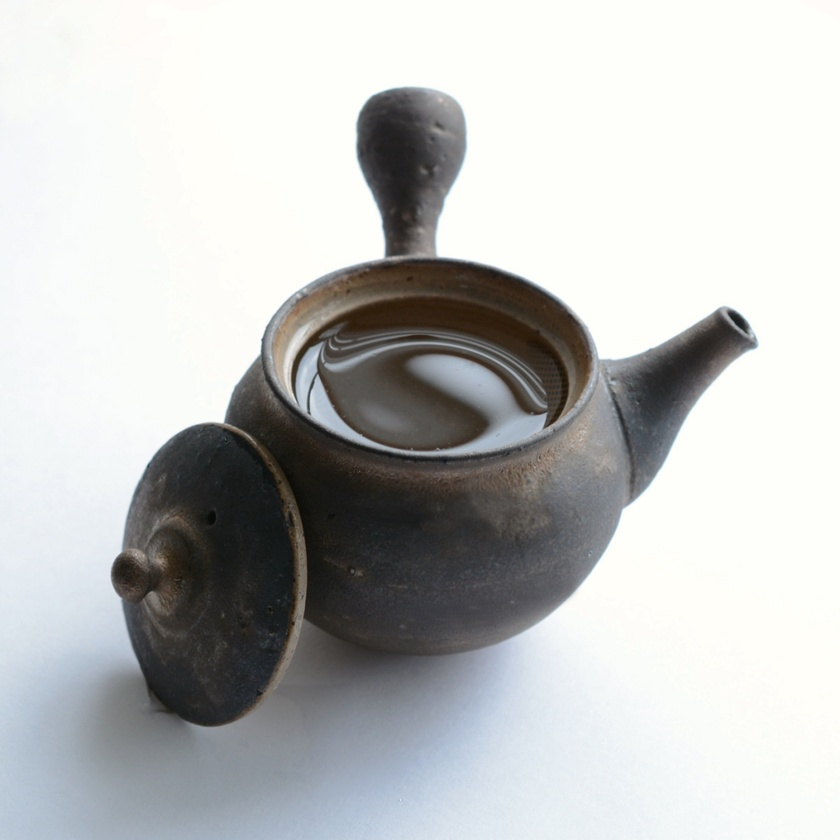
#> input picture Project4/image/teapot.jpg, 840 x 840 px, shrunk from 1024 x 1024 before the run
$ python warping.py
#> lines starting #> are read from the running program, lines starting #| are printed output that depends on the picture
from PIL import Image
import numpy as np

# Load the image
image_path = '../image/teapot.jpg'
image = Image.open(image_path)
#> image is the input picture: PIL image 840x840 RGB; mean R, G, B 190.9, 192.3, 191.3

# Function to apply a shear warp transformation
def warp_image(image, shear_factor, output_path):
#> called with shear_factor = 0.2, output_path = '../image/warped_image_shear_0.2.jpg'
    width, height = image.size
#> width = 840; height = 840
    matrix = (1, shear_factor, 0, 0, 1, 0)  # Affine transformation matrix for shear
    warped_image = image.transform((width, height), Image.AFFINE, matrix)
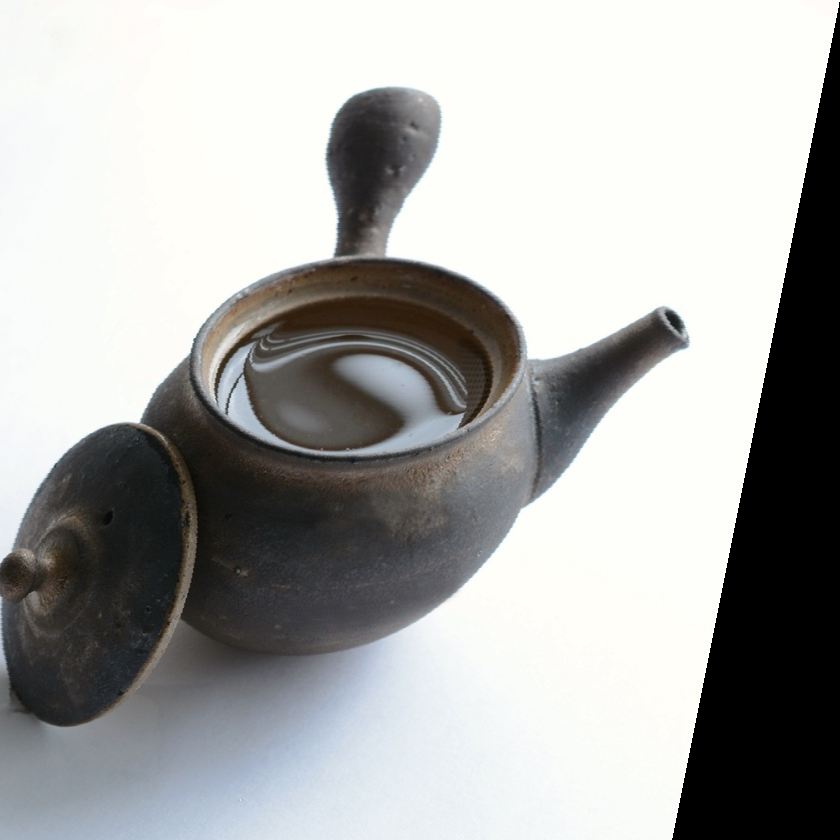
#> warped_image: PIL image 840x840 RGB; mean R, G, B 170.2, 170.9, 169.3
    warped_image.save(output_path)
    return warped_image

# Apply shear warp with different factors and save images
warp_image(image, 0.2, '../image/warped_image_shear_0.2.jpg')   # Shear factor 0.2
warp_image(image, 0.5, '../image/warped_image_shear_0.5.jpg')   # Shear factor 0.5
#> call 2 of warp_image, with shear_factor = 0.5, output_path = '../image/warped_image_shear_0.5.jpg'
#> in warp_image (call 2), `warped_image = image.transform((width, height), Image.AFFINE, matrix)`:
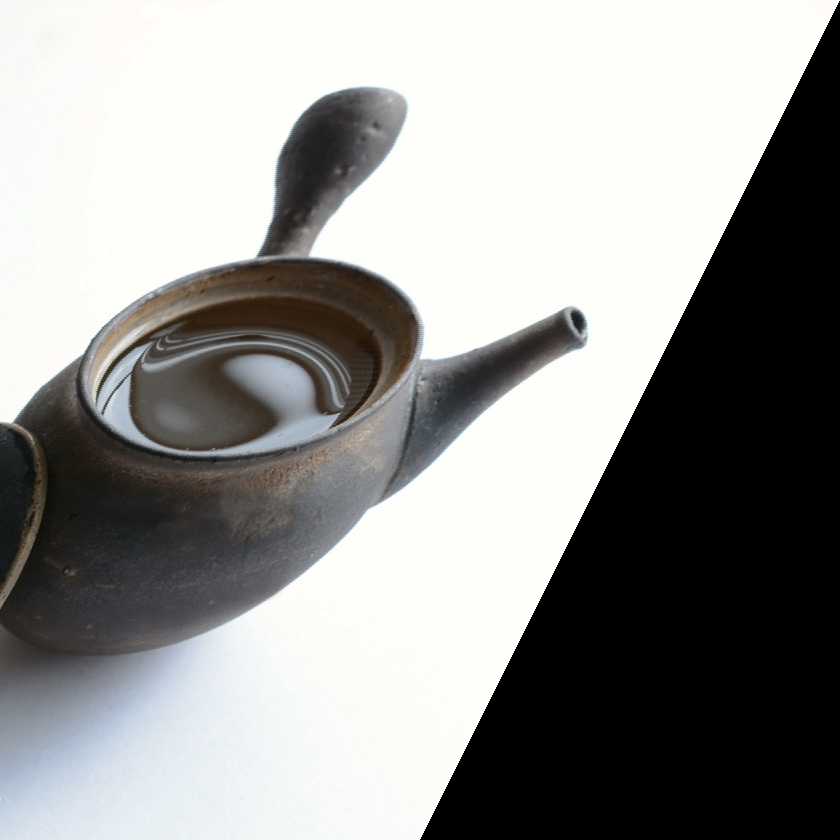
#> warped_image: PIL image 840x840 RGB; mean R, G, B 149, 149.3, 147.4

print("Warped images saved as 'warped_image_shear_0.2.jpg' and 'warped_image_shear_0.5.jpg'")

$ run again, with Project4/image/affine_transformed_image.jpg copied over Project4/image/teapot.jpg
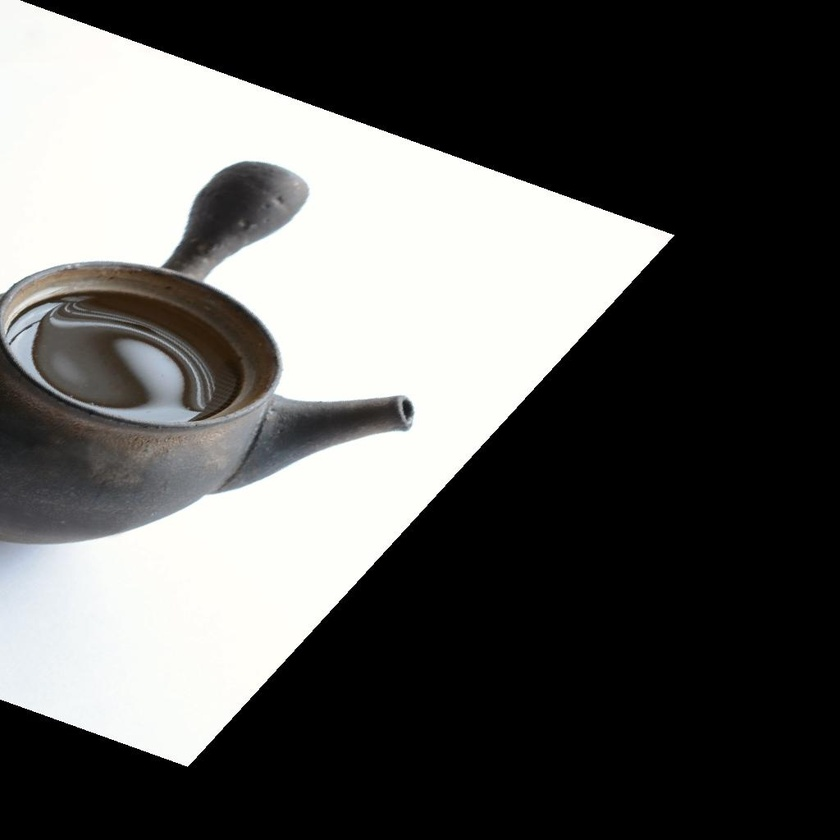
#> input picture Project4/image/affine_transformed_image.jpg, 840 x 840 px, shrunk from 1024 x 1024 before the run
#> image is the input picture: PIL image 840x840 RGB; mean R, G, B 89.9, 89.9, 88.5
#> in warp_image, `warped_image = image.transform((width, height), Image.AFFINE, matrix)`:
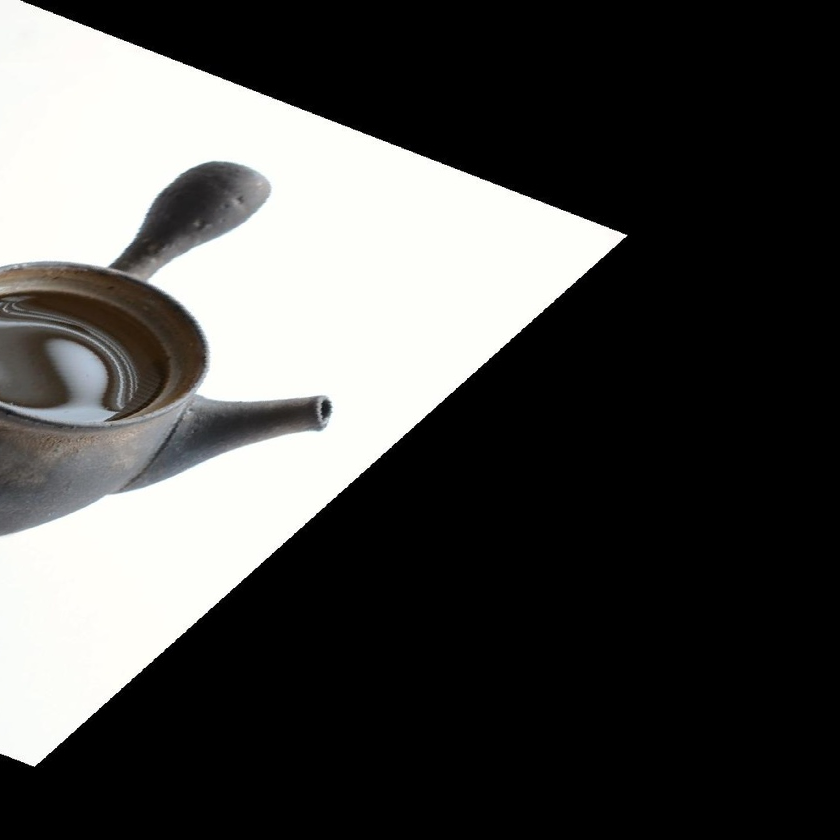
#> warped_image: PIL image 840x840 RGB; mean R, G, B 76.8, 76.7, 75.3
#> in warp_image (call 2), `warped_image = image.transform((width, height), Image.AFFINE, matrix)`:
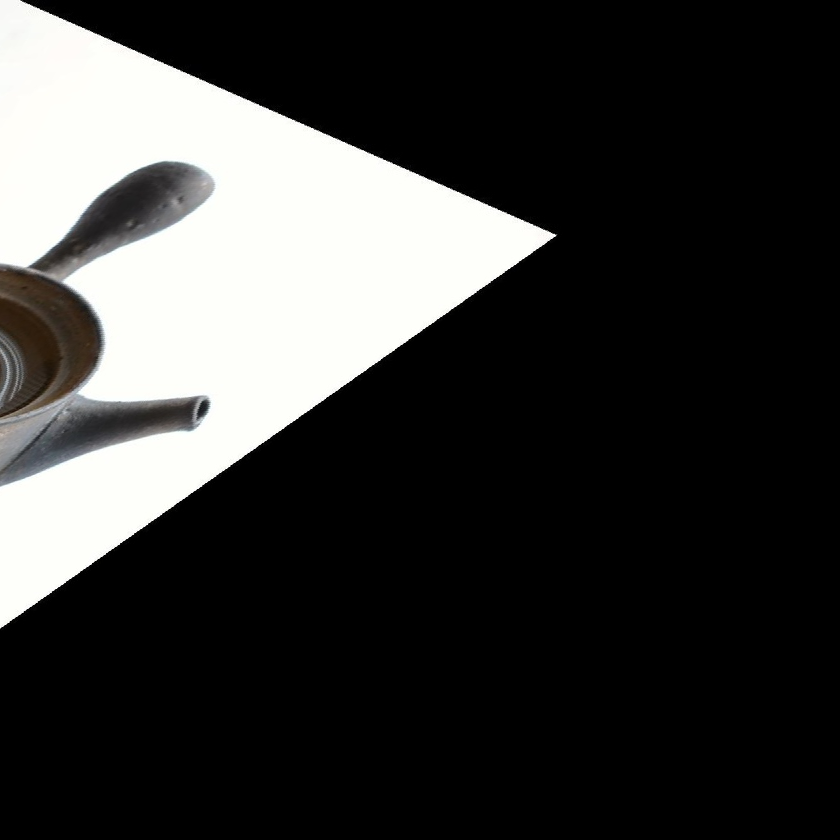
#> warped_image: PIL image 840x840 RGB; mean R, G, B 56.1, 56.1, 55

$ run again, with Project4/image/high_contrast_image.jpg copied over Project4/image/teapot.jpg
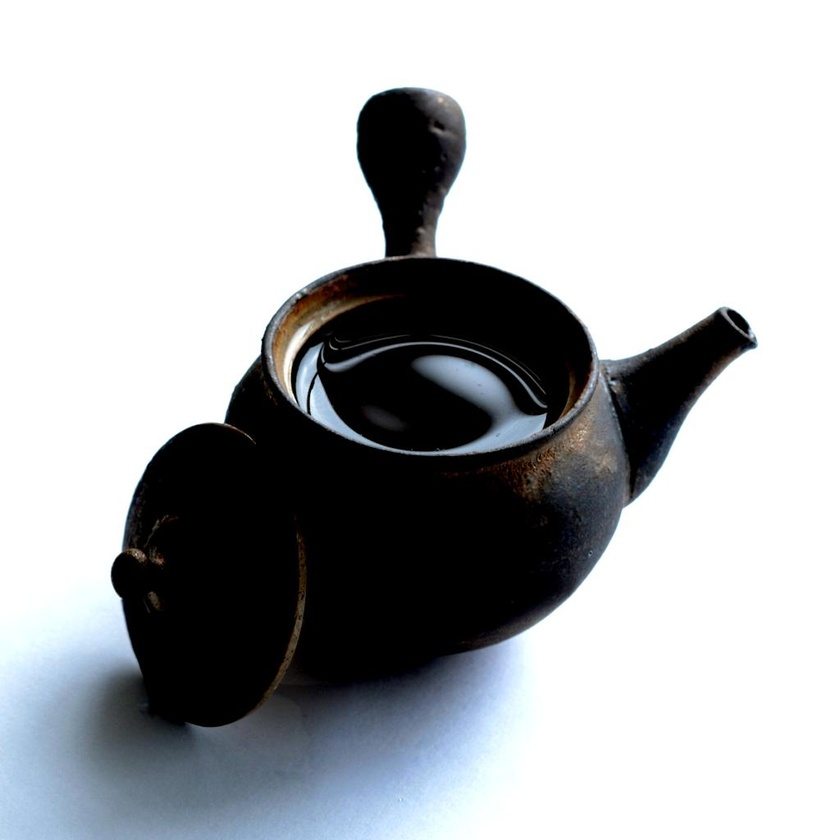
#> input picture Project4/image/high_contrast_image.jpg, 840 x 840 px, shrunk from 1024 x 1024 before the run
#> image is the input picture: PIL image 840x840 RGB; mean R, G, B 174.9, 177.3, 179.9
#> in warp_image, `warped_image = image.transform((width, height), Image.AFFINE, matrix)`:
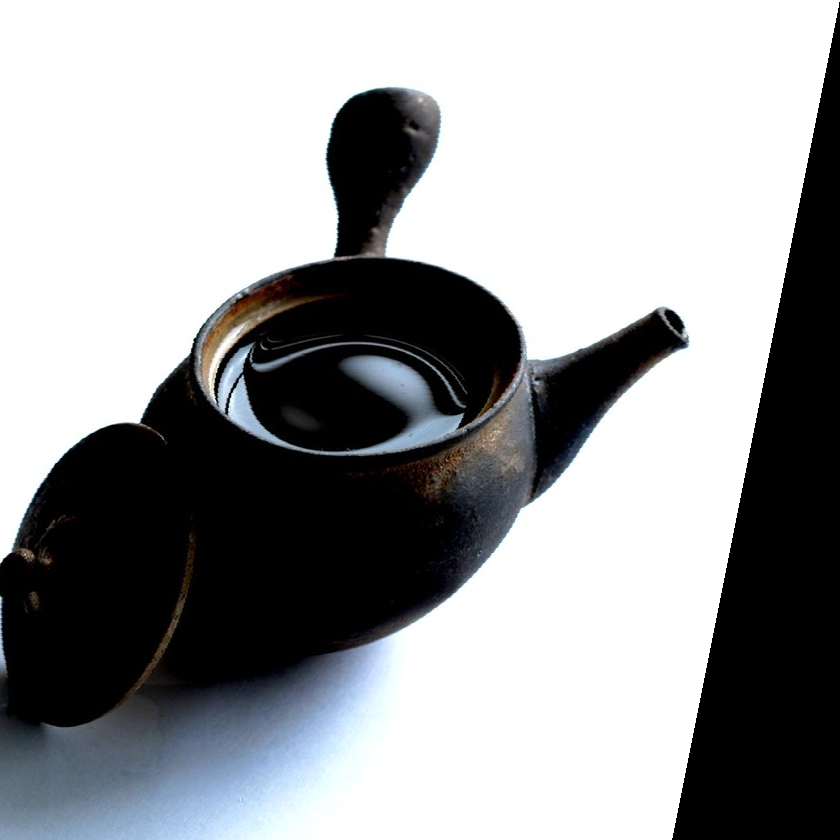
#> warped_image: PIL image 840x840 RGB; mean R, G, B 154.2, 155.7, 157.5
#> in warp_image (call 2), `warped_image = image.transform((width, height), Image.AFFINE, matrix)`:
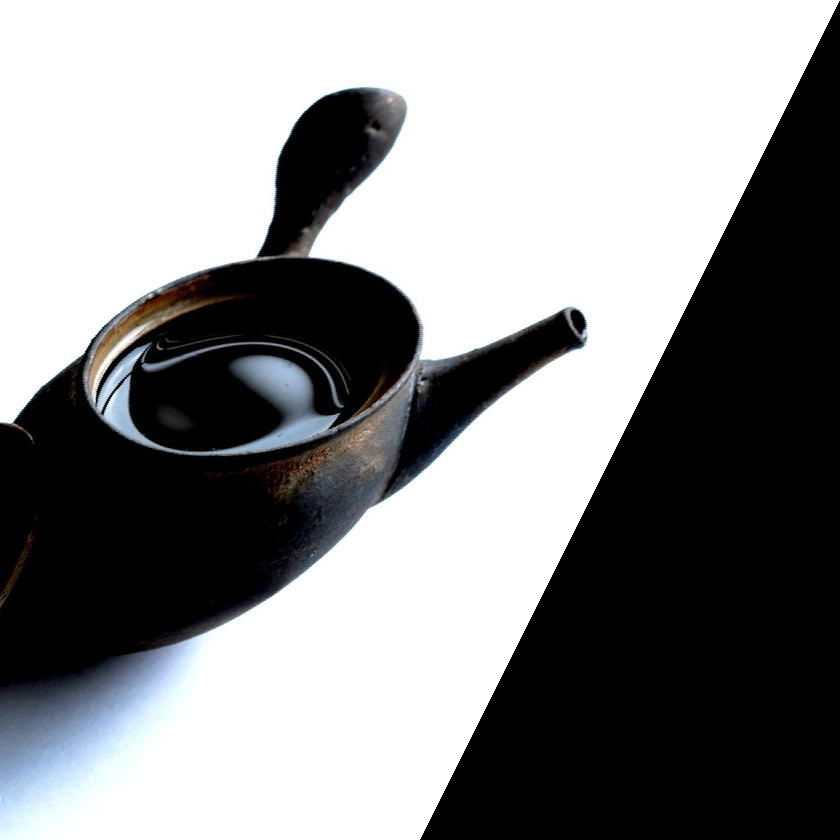
#> warped_image: PIL image 840x840 RGB; mean R, G, B 137.5, 138.3, 139.3
